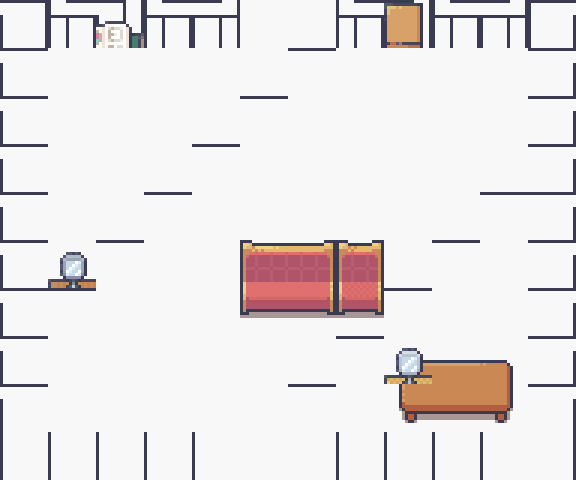

This is a level from a 2D game, rendered from its Tiled map with the project's own tilesets. A one-line summary and the complete map file follow:
An orthogonal 12x10 tile map with 48x48 px tiles, 3 tile layers (below_player, world, above_player), 2 tilesets and 12 objects (6x painting, 2x door, 2x dialog, spawn, npc).

<map version="1.10" tiledversion="1.11.2" orientation="orthogonal" renderorder="right-down" width="12" height="10" tilewidth="48" tileheight="48" infinite="0" nextlayerid="5" nextobjectid="13">
 <tileset firstgid="1" source="Room_Builder_free_48x48.tsx" />
 <tileset firstgid="392" source="Interiors_free_48x48.tsx" />
 <layer id="1" name="below_player" width="12" height="10">
  <data encoding="csv">
15,16,16,16,16,67,67,16,16,16,16,17,
49,67,67,67,67,67,50,67,67,67,67,51,
49,67,67,67,67,50,67,67,67,67,67,51,
49,67,67,67,50,67,67,67,67,67,67,51,
49,67,67,50,67,67,67,67,67,67,50,51,
49,67,50,67,67,67,67,67,67,50,67,51,
49,50,67,67,67,67,67,67,50,67,67,51,
49,67,67,67,67,67,67,50,67,67,67,51,
49,67,67,67,67,67,50,67,67,67,67,51,
66,66,66,66,66,67,67,66,66,66,66,68
</data>
 </layer>
 <layer id="2" name="world" width="12" height="10">
  <data encoding="csv">
0,7,6,7,6,0,0,7,6,7,6,0,
0,0,0,0,0,0,0,0,0,0,1160,0,
0,0,0,0,0,0,0,0,0,0,0,0,
0,0,0,0,0,0,0,0,0,0,0,0,
0,0,0,0,0,0,0,0,0,0,0,0,
0,1281,0,0,0,688,689,690,0,0,0,0,
0,0,0,0,0,704,705,706,0,0,0,0,
0,0,0,0,0,0,0,0,607,608,609,0,
0,1160,0,0,0,0,0,0,623,624,625,0,
0,0,0,0,0,0,0,0,0,0,0,0
</data>
 </layer>
 <layer id="3" name="above_player" width="12" height="10">
  <data encoding="csv">
0,24,1040,24,23,0,0,24,1035,24,23,0,
0,0,0,0,0,0,0,0,0,0,0,0,
0,0,0,0,0,0,0,0,0,0,0,0,
0,0,0,0,0,0,0,0,0,0,0,0,
0,0,0,0,0,0,0,0,0,0,0,0,
0,0,0,0,0,0,0,0,0,0,0,0,
0,0,0,0,0,0,0,0,0,0,0,0,
0,0,0,0,0,0,0,0,1279,0,0,0,
0,0,0,0,0,0,0,0,0,0,0,0,
0,0,0,0,0,0,0,0,0,0,0,0
</data>
 </layer>
 <objectgroup id="4" name="objects">
  <object id="1" name="spawn" x="288" y="384">
   <point />
  </object>
  <object id="2" name="door" x="288" y="432">
   <properties>
    <property name="nextMap" value="worldscene" />
   </properties>
   <point />
  </object>
  <object id="3" name="painting" x="96" y="48">
   <properties>
    <property name="title" value="Artwork 1" />
    <property name="artist" value="Unknown Artist" />
    <property name="price" value="10000" />
    <property name="description" value="A striking work that demands attention." />
    <property name="sprite" value="painting_small_abstract" />
   </properties>
   <point />
  </object>
  <object id="4" name="painting" x="192" y="48">
   <properties>
    <property name="title" value="Artwork 2" />
    <property name="artist" value="Unknown Artist" />
    <property name="price" value="15000" />
    <property name="description" value="A striking work that demands attention." />
    <property name="sprite" value="painting_medium_landscape" />
   </properties>
   <point />
  </object>
  <object id="5" name="painting" x="288" y="48">
   <properties>
    <property name="title" value="Artwork 3" />
    <property name="artist" value="Unknown Artist" />
    <property name="price" value="20000" />
    <property name="description" value="A striking work that demands attention." />
    <property name="sprite" value="painting_large_portrait" />
   </properties>
   <point />
  </object>
  <object id="6" name="painting" x="384" y="48">
   <properties>
    <property name="title" value="Artwork 4" />
    <property name="artist" value="Unknown Artist" />
    <property name="price" value="25000" />
    <property name="description" value="A striking work that demands attention." />
    <property name="sprite" value="painting_large_modern" />
   </properties>
   <point />
  </object>
  <object id="7" name="painting" x="48" y="144">
   <properties>
    <property name="title" value="West Wall Piece 1" />
    <property name="artist" value="Unknown Artist" />
    <property name="price" value="25000" />
    <property name="description" value="Hung on the west wall, catching the afternoon light." />
    <property name="sprite" value="painting_large_modern" />
   </properties>
   <point />
  </object>
  <object id="8" name="painting" x="48" y="288">
   <properties>
    <property name="title" value="West Wall Piece 2" />
    <property name="artist" value="Unknown Artist" />
    <property name="price" value="35000" />
    <property name="description" value="A quieter work, meant for contemplation." />
    <property name="sprite" value="painting_small_photo" />
   </properties>
   <point />
  </object>
  <object id="9" name="dialog" x="288" y="96">
   <properties>
    <property name="content" value="Gallery — Lobby" />
   </properties>
   <point />
  </object>
  <object id="10" name="npc" x="432" y="288">
   <properties>
    <property name="id" value="receptionist" />
    <property name="label" value="Receptionist" />
    <property name="dialogue" value="Welcome. The exhibition is through the north door." />
    <property name="canHaggle" value="false" />
   </properties>
   <point />
  </object>
  <object id="11" name="door" x="288" y="48">
   <properties>
    <property name="nextMap" value="soho_gallery" />
    <property name="nextMapRoom" value="soho_gallery_exhibition_main" />
    <property name="label" value="Exhibition Hall" />
   </properties>
   <point />
  </object>
  <object id="12" name="dialog" x="288" y="96">
   <properties>
    <property name="content" value="→ Exhibition Hall" />
   </properties>
   <point />
  </object>
 </objectgroup>
</map>
